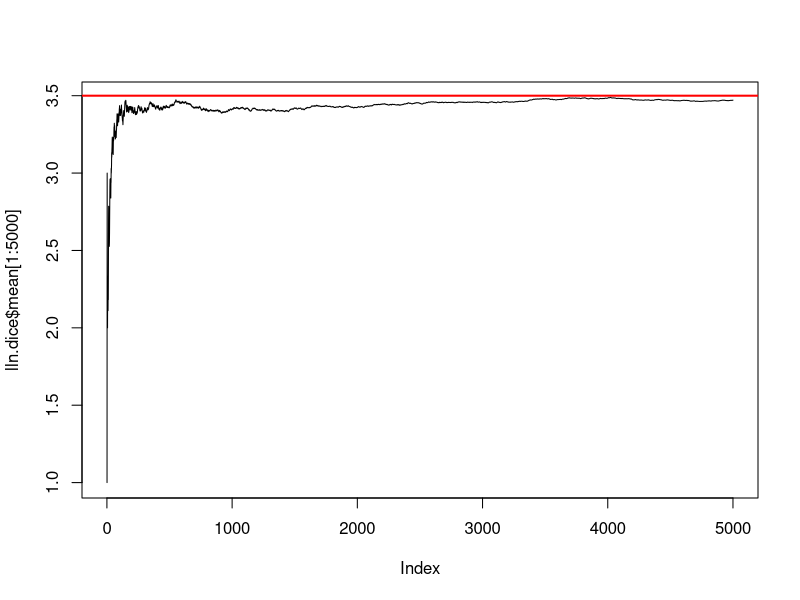
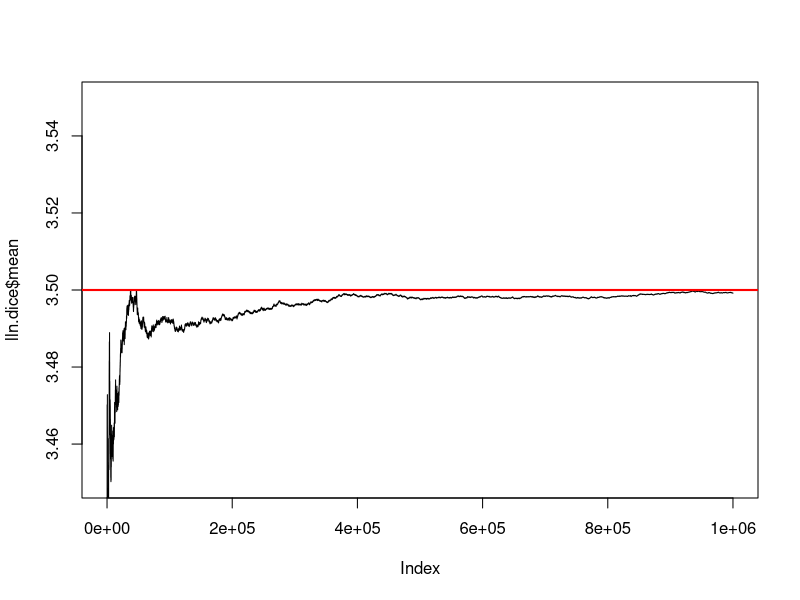
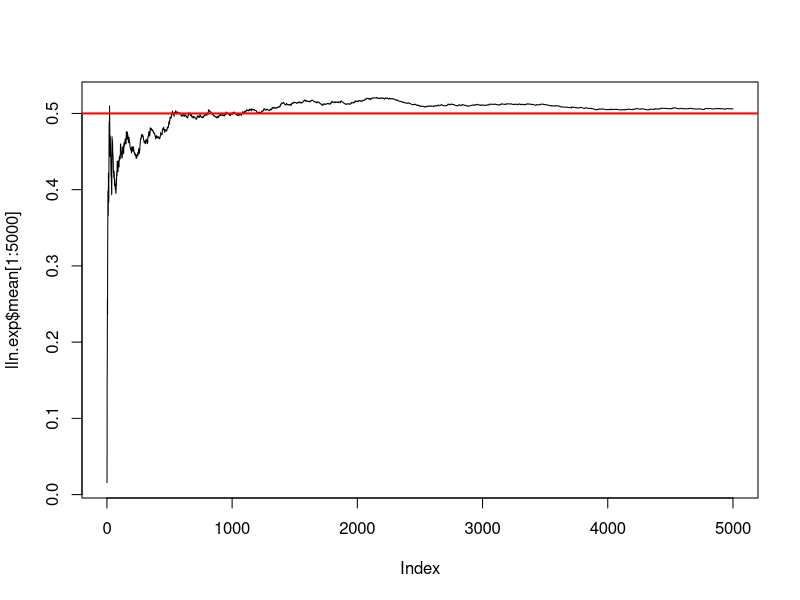
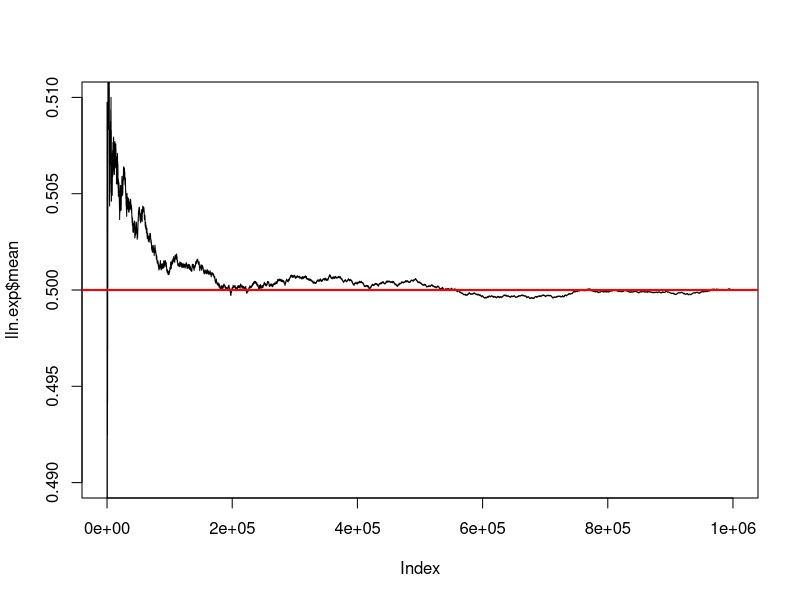
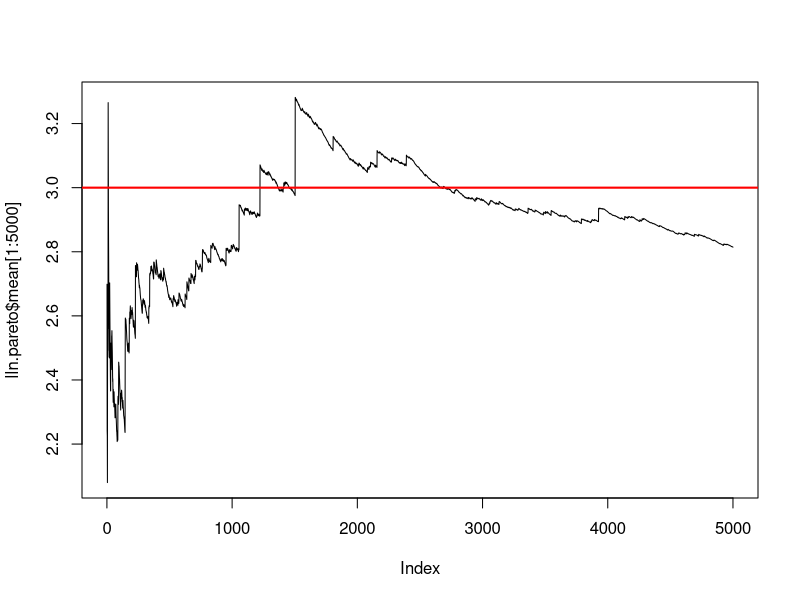
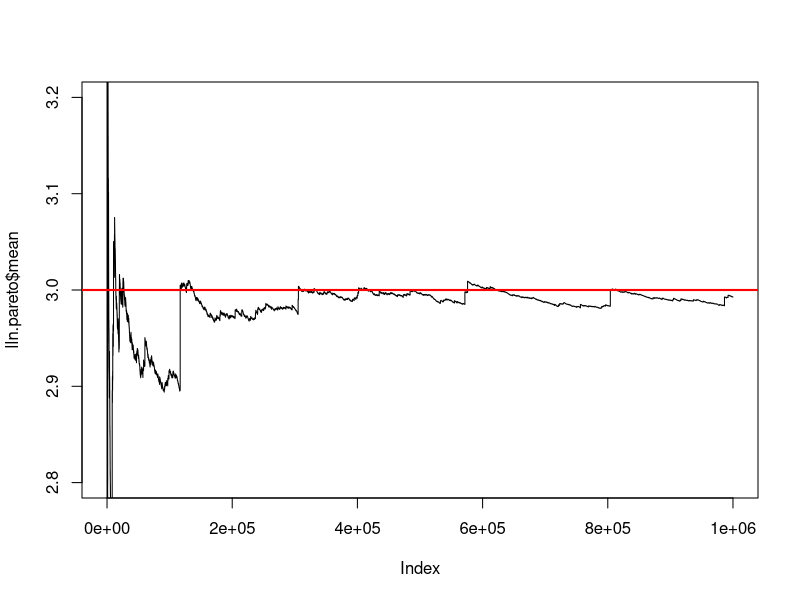
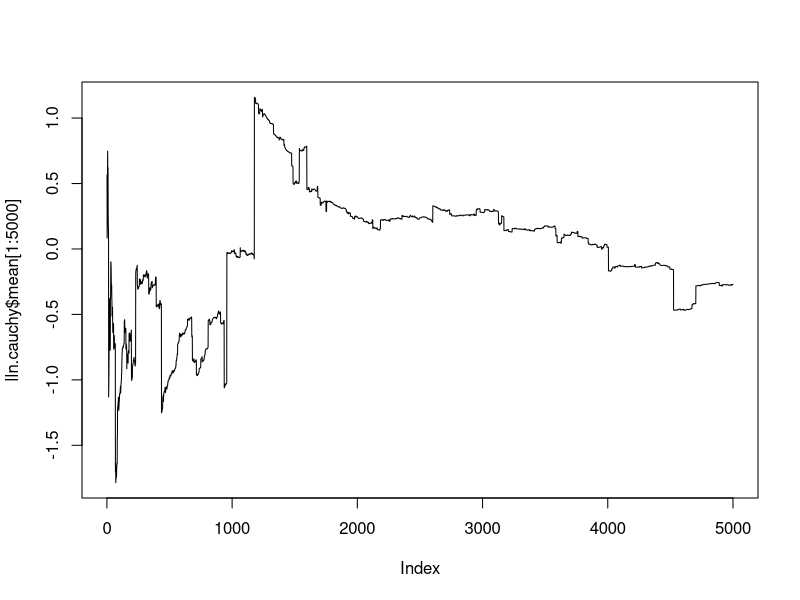
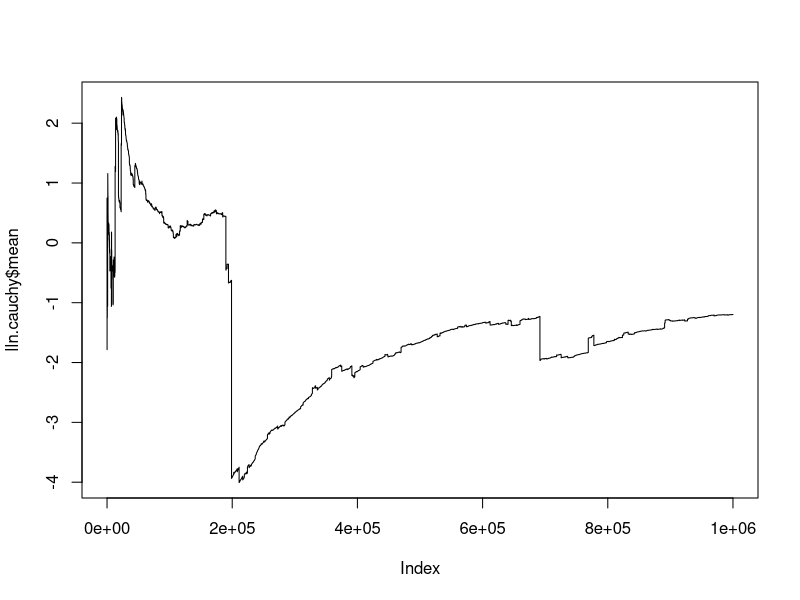

Write the R code that produced these figures, in order.
if (!require(VGAM)) {install.packages("VGAM"); require(VGAM)}

### Law of Large Numbers ###

set.seed(42)
N <- 1e6

lln.dice <- sample(1:6, N, replace = T)
lln.dice <- data.frame(dice = lln.dice, mean = cumsum(lln.dice) / 1:length(lln.dice))
plot(lln.dice$mean[1:5000], type='l')
abline(h=3.5, col='red', lwd=2)
plot(lln.dice$mean, type='l', ylim=c(3.45, 3.55))
abline(h=3.5, col='red', lwd=2)

lln.exp <- rexp(N, rate = 2)
lln.exp <- data.frame(exp = lln.exp, mean = cumsum(lln.exp) / 1:length(lln.exp))
plot(lln.exp$mean[1:5000], type='l')
abline(h=1/2, col='red', lwd=2)
plot(lln.exp$mean, type='l', ylim=c(0.49, 0.51))
abline(h=1/2, col='red', lwd=2)

lln.pareto <- rpareto(N, 1, 3/2)
lln.pareto <- data.frame(pareto = lln.pareto, mean = cumsum(lln.pareto) / 1:length(lln.pareto))
plot(lln.pareto$mean[1:5000], type='l')
abline(h=3, col='red', lwd=2)
plot(lln.pareto$mean, type='l', ylim=c(2.8, 3.2))
abline(h=3, col='red', lwd=2)

lln.cauchy <- rcauchy(N)
lln.cauchy <- data.frame(pareto = lln.cauchy, mean = cumsum(lln.cauchy) / 1:length(lln.cauchy))
plot(lln.cauchy$mean[1:5000], type='l')
plot(lln.cauchy$mean, type='l')

### Central Limit Theorem ###

cumvar <- function(x) {
  n <- 1 : length(x)
  (cumsum(x^2)) / (n-1) - cumsum(x)^2 / n / (n-1) 
}

clt.dice <- data.frame(dice = lln.dice$dice, mean = lln.dice$mean, var = cumvar(lln.dice$dice))
clt.dice$c1 <- clt.dice$mean - 3 * sqrt(clt.dice$var / 1:N)
clt.dice$c2 <- clt.dice$mean + 3 * sqrt(clt.dice$var / 1:N)
plot(sqrt(clt.dice$var / 1:N), type='l', log='y')
plot(clt.dice$mean, type='l', ylim=c(3.45, 3.55))
abline(h=3.5, col='red')
lines(clt.dice$c1, col='blue'); lines(clt.dice$c2, col='blue')

clt.exp <- data.frame(dice = lln.exp$exp, mean = lln.exp$mean, var = cumvar(lln.exp$exp))
clt.exp$c1 <- clt.exp$mean - 3 * sqrt(clt.exp$var / 1:N)
clt.exp$c2 <- clt.exp$mean + 3 * sqrt(clt.exp$var / 1:N)
plot(sqrt(clt.exp$var / 1:N), type='l', log='y')
plot(clt.exp$mean, type='l', ylim=c(0.49, 0.51))
abline(h=0.5, col='red')
lines(clt.exp$c1, col='blue'); lines(clt.exp$c2, col='blue')

clt.pareto <- data.frame(dice = lln.pareto$pareto, mean = lln.pareto$mean, var = cumvar(lln.pareto$pareto))
clt.pareto$c1 <- clt.pareto$mean - 3 * sqrt(clt.pareto$var / 1:N)
clt.pareto$c2 <- clt.pareto$mean + 3 * sqrt(clt.pareto$var / 1:N)
plot(sqrt(clt.pareto$var / 1:N), type='l', log='y')
plot(clt.pareto$mean, type='l', ylim=c(2.8, 3.2))
abline(h=3, col='red')
lines(clt.pareto$c1, col='blue'); lines(clt.pareto$c2, col='blue')

### Monte-Carlo Integration ###

mcint.pi <- cbind(x=runif(N), y=runif(N))
mcint.pi.fun <- function(x) {sqrt(1 - x^2)}
mcint.pi.tf <- function(v) {v[2] < mcint.pi.fun(v[1])}
mcint.pi.res <- sapply(1:N, function(i) mcint.pi.tf(mcint.pi[i, ]))
sum(mcint.pi.res) / N * 4

mcint.f <- function(x) cos(pi * x / 2) * pi /2
mcint.val <- integrate(mcint.f, lower=0, upper=1)
mcint.x <- runif(N)
mcint.f.x <- mcint.f(mcint.x)
mcint.res <- data.frame(f.x = mcint.f.x, mean = cumsum(mcint.f.x) / 1:N, var =  cumvar(mcint.f.x))
mcint.res$c1 <- mcint.res$mean - 3 * sqrt(mcint.res$var / 1:N)
mcint.res$c2 <- mcint.res$mean + 3 * sqrt(mcint.res$var / 1:N)
plot(mcint.res$mean, type='l', ylim=c(0.99, 1.01))
abline(h=1, col='red')
lines(mcint.res$c1, col='blue'); lines(mcint.res$c2, col='blue')

### Rejection Sampling ###

hist(mcint.pi[mcint.pi.res, 1], breaks=100, prob=T)
plot.pts <-(0:1e3)/1e3
lines(x = plot.pts, y = mcint.pi.fun(plot.pts) * 4 / pi, col = 'red')

### Inverse Transform Sampling ###

mcinv.pts <- runif(N)
mcinv.res <- - log(1 - mcinv.pts) / 2
hist(mcinv.res, breaks=100, prob=T, xlim=c(0, 3))
lines(x = plot.pts * 3, y = dexp(plot.pts * 3, rate=2), col='red')
